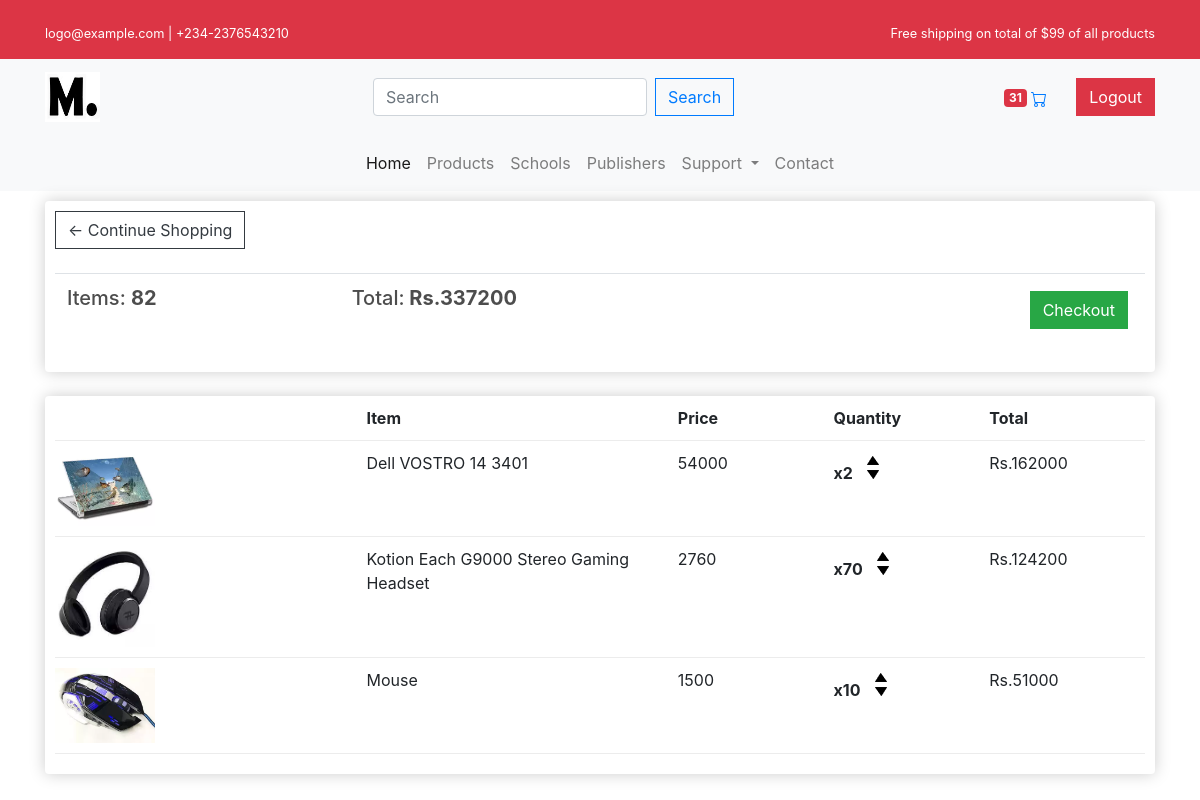
The app's page /cart/ (signed in) with its own data.
### ecommerece/models.py (models this page shows, shortened)
class Order(models.Model):
    customer = models.ForeignKey(Customer, on_delete=models.SET_NULL, null= True, blank=True)
    date_order = models.DateTimeField(auto_now_add=True)
    complete = models.BooleanField(default=False, null = True, blank= False)
    transaction_id= models.CharField(max_length=100, null=True)
    @property
    def get_cart_total(self):
        orderitems = self.orderitem_set.all()
        total = sum([item.get_total for item in orderitems])
        return total
    @property
    def get_cart_items(self):
        orderitems = self.orderitem_set.all()
        total = sum([item.quanity for item in orderitems])
        return total

class OrderItem(models.Model):
    product = models.ForeignKey(product,on_delete=models.SET_NULL, null=True)
    order = models.ForeignKey(Order, on_delete=models.SET_NULL, null=True)
    customer = models.ForeignKey(Customer,on_delete=models.SET_NULL, null=True)
    quanity = models.IntegerField(default=0, null=True, blank=True)
    date_added = models.DateTimeField(auto_now_add=True)
    @property
    def get_total(self):
        total = self.quanity * self.product.price
        return total

class product(models.Model):
    name = models.CharField(max_length=50)
    date_create = models.DateTimeField(auto_now_add=True)
    descreption = models.TextField(max_length=1000)
    qty = models.IntegerField(default=0)
    Image = models.ImageField(upload_to = 'myshop/produtc-images/', null=True, blank =True )
    URL = models.URLField(blank= True)
    price = models.IntegerField(default=0)
    @property
    def imageURL(self):
        try:
            url = self.Image.url
        except:
            url = ''
        return url

### ecommerece/views.py (the view)
# urls.py: path('cart/', views.cart, name= 'cart' ),
def cart(request):
    if request.user.is_authenticated:
        customer = request.user.customer
        order, create = Order.objects.get_or_create(customer=customer, complete = False)
        items = order.orderitem_set.all()
    else:
        items = []
        order = {'get_cart_total': 0, 'get_cart_items': 0}
    return render(request, 'ecommerece/cart.html',{'items': items, 'order': order})

### ecommerece/templates/ecommerece/cart.html
{% extends 'ecommerece/base.html' %}
{% block content %}
{% load static %}
<html>
    <head>
            <link rel="stylesheet" type="text/css" href="{% static 'css/main.css' %}"/>
    </head>
    <body>
        <div class="row">
            <div class="col-lg-12">
                <div class="box-element">
                    <a  class="btn btn-outline-dark" href="{% url 'home' %}">&#x2190; Continue Shopping</a>
                    <br>
                    <br>
                    <table class="table">
                        <tr>
                            <th><h5>Items: <strong>{{order.get_cart_items}}</strong></h5></th>
                            <th><h5>Total:<strong> Rs.{{order.get_cart_total}}</strong></h5></th>
                            <th>
                                <a  style="float:right; margin:5px;" class="btn btn-success" href="{% url 'checkout' %}">Checkout</a>
                            </th>
                        </tr>
                    </table>
                </div>
                <br>
                <div class="box-element">
                    <div class="cart-row">
                    <div style="flex:2"></div>
					<div style="flex:2"><strong>Item</strong></div>
					<div style="flex:1"><strong>Price</strong></div>
					<div style="flex:1"><strong>Quantity</strong></div>
					<div style="flex:1"><strong>Total</strong></div>
                </div>
                {% for item in items %}
                <div class="cart-row">
					<div style="flex:2"><img class="row-image" src="{{item.product.imageURL}}"></div>
					<div style="flex:2"><p>{{ item.product.name }}</p></div>
					<div style="flex:1"><p>{{ item.product.price }}</p></div>
					<div style="flex:1">
						<p class="quantity">x{{ item.product.qty }}</p>
						<div class="quantity">
							<img class="chg-quantity" src="{% static  'images/arrow-up.png' %}">
							<img class="chg-quantity" src="{% static  'images/arrow-down.png' %}">
						</div>
					</div>
					<div style="flex:1"><p>Rs.{{item.get_total}}</p></div>
				</div>
                {% endfor %}
            </div>
            </div>
        </div>
    </body>
</html>
{% endblock %}

### ecommerece/templates/ecommerece/base.html (shortened to what this page needs)
{% load static %}
<!doctype html>
<html lang="en">
<head>
  <link rel="stylesheet" type="text/css" href="{% static 'css/main.css' %}"/>
  <link rel="stylesheet" href="https://stackpath.bootstrapcdn.com/bootstrap/4.4.1/css/bootstrap.min.css">
</head>
<body>
<div class="utility-nav d-none d-md-block badge-danger">
  <div class="container">
    <div class="row">
      <div class="col-12 col-md-6">
        <br>
        <p class="small"> logo@example.com |  +234-2376543210
        </p>
      </div>
      <div class="col-12 col-md-6 text-right">
        <br>
        <p class="small">Free shipping on total of $99 of all products</p>
      </div>
    </div>
  </div>
</div>
<nav class="navbar navbar-expand-md navbar-light bg-light main-menu" style="box-shadow:none">
  <div class="container">
    <a class="navbar-brand" href="{% url 'home' %}">
      <img src="{% static 'images/logo.jpg' %}" width="55" height="50" class="d-inline-block align-top" alt="Buy us">
    </a>
    <form class="form-inline my-2 my-lg-0 mx-auto" method="POST" action="{% url 'search' %}">
      <input class="form-control mr-sm-2 rounded " type="search" placeholder="Search" aria-label="Search" name="searched">
      <button class="btn btn-outline-primary my-2 my-sm-0" type="submit">Search</button>
    </form>
      <ul class="navbar-nav">
        <li class="nav-item">
          <a class="btn btn-link" href="{% url 'cart' %}" style="text-decoration: none;"> <span class="badge badge-danger">31</span> </a>
        </li>
        {% if user.is_authenticated %}
        <li class="nav-item ml-md-3">
          <form class="form-inline my-2 my-lg-0" method="POST" action="{% url 'logoutuser' %}">
            <button class="btn btn-danger">Logout</button>
          </form>
        </li>
        {% else %}
        <li class="nav-item ml-md-3">
          <a class="btn btn-primary" href="{% url 'loginuser' %}"><i class="bx bxs-user-circle mr-1"></i>Login</a>
          <a class="btn btn-primary" href="{% url 'signups' %}"><i class="bx bxs-user-circle mr-1"></i>Signup</a>
        </li>
        {% endif %}
      </ul>
    </div>
</nav>
<nav class="navbar navbar-expand-md navbar-light bg-light sub-menu">
  <div class="container">
    <div class="collapse navbar-collapse" id="navbar">
      <ul class="navbar-nav mx-auto">
        <li class="nav-item active">
          <a class="nav-link" href="#">Home <span class="sr-only">(current)</span></a>
        </li>
        <li class="nav-item">
          <a class="nav-link" href="#">Products</a>
        </li>
        <li class="nav-item">
          <a class="nav-link" href="#">Schools</a>
        </li>
        <li class="nav-item">
          <a class="nav-link" href="#">Publishers</a>
        </li>
        <li class="nav-item dropdown">
          <a class="nav-link dropdown-toggle" href="#" id="navbarDropdown" role="button" data-toggle="dropdown" aria-haspopup="true" aria-expanded="false">
                            Support
                        </a>
        </li>
        <li class="nav-item">
          <a class="nav-link" href="#">Contact</a>
        </li>
      </ul>
    </div>
  </div>
</nav>
<nav>
  <div class="container">
    {% block content %}{% endblock %}
  </div>
</nav>
</body>
</html>

### ecommerece/static/css/main.css (style rules this page uses)
h1,h2,h3,h4,h5,h6 { color:hsl(0, 0%, 30%); }
.box-element { box-shadow:hsl(0, 0%, 80%) 0 0 16px; background-color: #fff; border-radius: 4px; padding: 10px; }
.col-lg-4, .col-lg-6, .col-lg-8, .col-lg-12 { margin-top: 10px; }
.btn { border-radius: 0; }
.row-image { width: 100px; }
.cart-row { display: flex; align-items: flex-stretch; padding-bottom: 10px; margin-bottom: 10px; border-bottom: 1px solid #ececec; }
.quantity { display: inline-block; font-weight: 700; padding-right:10px; }
.chg-quantity { width: 12px; cursor: pointer; display: block; margin-top: 5px; transition:.1s; }

### records on screen
Order: get_cart_items "82", get_cart_total "337200"
OrderItem: product.imageURL (picture), product.name "Dell VOSTRO 14 3401", product.price "54000", product.qty "2", get_total "162000"
OrderItem: product.imageURL (picture), product.name "Kotion Each G9000 Stereo Gaming Headset", product.price "2760", product.qty "70", get_total "124200"
OrderItem: product.imageURL (picture), product.name "Mouse", product.price "1500", product.qty "10", get_total "51000"
